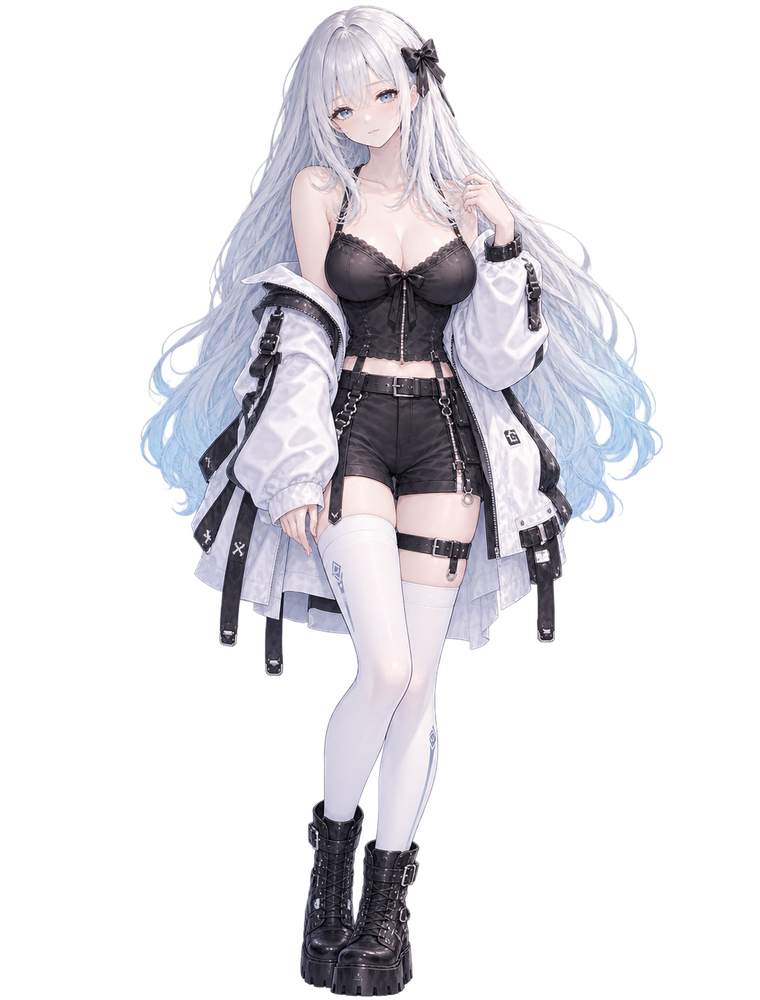
#> input picture assets/character/base/base.png, 760 x 1000 px
$ python gen-garment-slices.py
#> lines starting #> are read from the running program, lines starting #| are printed output that depends on the picture; after the words box and inside, x2 and y2 are one past the last pixel; in counts of white or black regions, pixels touching at a corner belong together
#!/usr/bin/env python3
# -*- coding: utf-8 -*-
"""
过渡期衣物切片生成器（v1.0 资产补全计划 · 方案 B）
=================================================
资产实况：11 张衣物切片是 3KB 全透明占位、外套切片是平铺「商品图」——没有一张是
「穿在素体姿势上的抠图」，纸娃娃式自由搭配因此无法呈现。

本脚本在素体（base.png，760x1000）轮廓上按身体分带绘制衣物切片：
- 轮廓随形（每行取素体 alpha 的左右极值 + 松量），衣物贴身不穿帮；
- 垂直明暗渐变 + 中轴高光 + 边缘羽化，避免纯色块的死板；
- 输出到 catalog 既有路径（src/wardrobe.js 的 file 字段零改动）。

生成的切片是「程序绘制的过渡资产」，像素级美术资产补齐后可整体替换。
"""
import os
import numpy as np
from PIL import Image, ImageFilter

ROOT = os.path.dirname(os.path.dirname(os.path.abspath(__file__)))
BASE_PATH = os.path.join(ROOT, 'assets', 'character', 'base', 'base.png')

base = Image.open(BASE_PATH).convert('RGBA')
#> base is the input picture: PIL image 760x1000 RGBA; mean R, G, B, A 54.8, 53.5, 57.5, 78.7
W, H = base.size
#> W = 760; H = 1000
arr = np.array(base)
mask = arr[:, :, 3] > 128
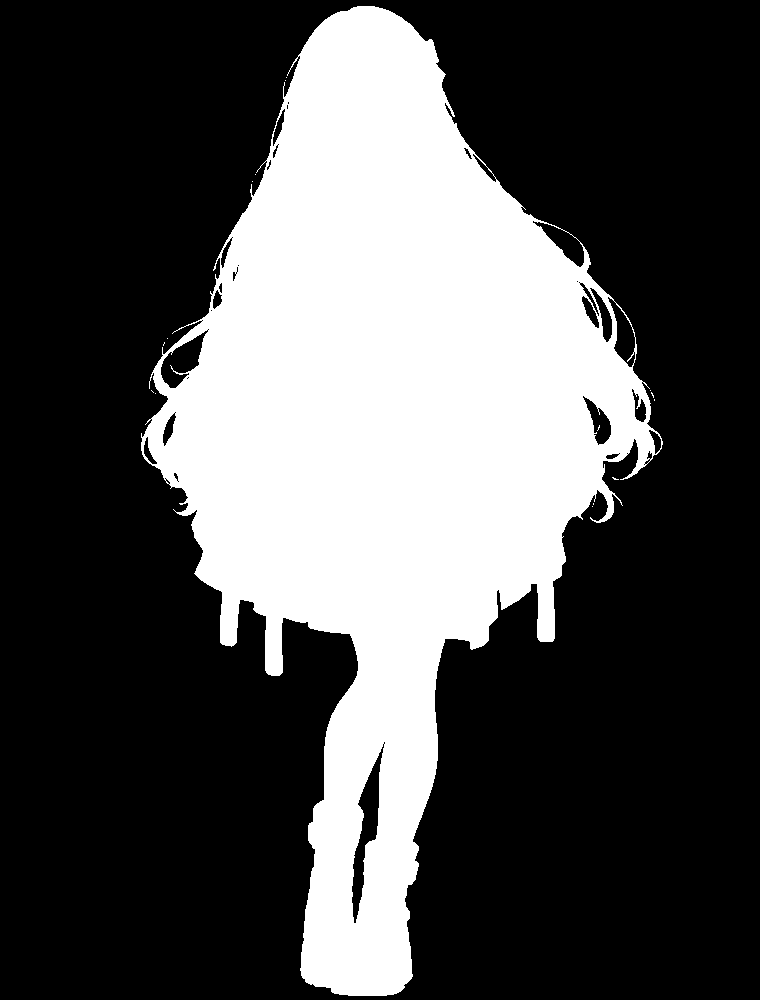
#> mask: shape (1000, 760) bool; 31.2% white; 16 white regions (15 under 20 px), largest, box (x1, y1, x2, y2) and area: (141, 6, 663, 996) 236998
ys, xs = np.where(mask)
FIG_Y0, FIG_Y1 = int(ys.min()), int(ys.max())
#> FIG_Y0 = 6; FIG_Y1 = 995
FIG_H = FIG_Y1 - FIG_Y0
#> FIG_H = 989

_row_cache = {}
def row_extent(y):
    if y in _row_cache:
        return _row_cache[y]
    row = np.where(mask[y])[0]
    e = (int(row.min()), int(row.max())) if len(row) else (None, None)
    _row_cache[y] = e
    return e

def garment_mask(band0, band1, margin, flare=0):
    """身体分带轮廓填充：band 为图高比例区间，margin 为松量（px），flare 为下摆放量。"""
#> called with band0 = 0.2, band1 = 0.43, margin = 3, flare = 0
    m = np.zeros((H, W), dtype=np.uint8)
    ya, yb = FIG_Y0 + int(FIG_H * band0), FIG_Y0 + int(FIG_H * band1)
#> ya = 203; yb = 431
    for y in range(ya, min(yb, FIG_Y1) + 1):
        e = row_extent(y)
        if e[0] is None:
            continue
        t = (y - ya) / max(1, (yb - ya))
        mg = int(margin + flare * t)
        xa, xb = max(0, e[0] - mg), min(W - 1, e[1] + mg)
        m[y, xa:xb + 1] = 255
#> this loop made 229 passes
#> (e, t, xa, xb) on passes 1 to 3: ((249, 519), 0, 246, 522), ((249, 520), 0.00439, 246, 523), ((248, 521), 0.00877, 245, 524)
#> m: shape (1000, 760); 12.8% white; 1 white region, box (x1, y1, x2, y2) and area: (142, 203, 660, 432) 97483
    return m

def shade(color, band0, band1):
    """垂直明暗（上亮下暗）+ 中轴微高光。"""
#> called with color = (30, 30, 38), band0 = 0.2, band1 = 0.43
    c = np.zeros((H, W, 3), dtype=np.float32)
    yv = np.linspace(0.0, 1.0, H, dtype=np.float32)[:, None]
#> yv = 1000 values from 0 to 1
    ramp = 1.0 - 0.16 * yv
    xh = np.linspace(-1.0, 1.0, W, dtype=np.float32)[None, :]
    hl = 1.0 + 0.05 * np.cos(xh * np.pi / 2.0)
    for i in range(3):
        c[:, :, i] = color[i] * ramp * hl
    return np.clip(c, 0, 255).astype(np.uint8)

def make(rel_path, band0, band1, margin, color, flare=0):
    out_dir = os.path.join(ROOT, 'assets', 'character', os.path.dirname(rel_path))
    os.makedirs(out_dir, exist_ok=True)
    m = garment_mask(band0, band1, margin, flare)
    mi = Image.fromarray(m).filter(ImageFilter.GaussianBlur(1.4))
    out = np.zeros((H, W, 4), dtype=np.uint8)
    out[:, :, :3] = shade(color, band0, band1)
    out[:, :, 3] = np.array(mi)
#> out: shape (1000, 760, 4); mean of channels 0, 1, 2, 3 28, 28, 35.6, 32.7
    path = os.path.join(out_dir, os.path.basename(rel_path))
    Image.fromarray(out, 'RGBA').save(path)
    print('generated', rel_path)

# ---------- 九件衣物（分带 / 松量 / 配色按母版风格取样） ----------
make('tops/lace_corset_01.png',      0.200, 0.430, 3,  (30, 30, 38))
make('tops/gray_tee_01.png',         0.180, 0.470, 8,  (146, 146, 152))
#> call 2 of make, with rel_path = 'tops/gray_tee_01.png', band0 = 0.18, band1 = 0.47, margin = 8, color = (146, 146, 152), flare = 0
#> the loop in garment_mask (call 2), `for y in range(ya, min(yb, FIG_Y1) + 1):` made 287 passes
#> (e, t, xa, xb) on passes 1 to 3: ((251, 499), 0, 243, 507), ((251, 500), 0.0035, 243, 508), ((251, 501), 0.00699, 243, 509)
#> after the loop in garment_mask (call 2), `for y in range(ya, min(yb, FIG_Y1) + 1):`: m: shape (1000, 760); 16.5% white; 1 white region, box (x1, y1, x2, y2) and area: (133, 184, 671, 471) 125511
#> in make (call 2), `out[:, :, 3] = np.array(mi)`:
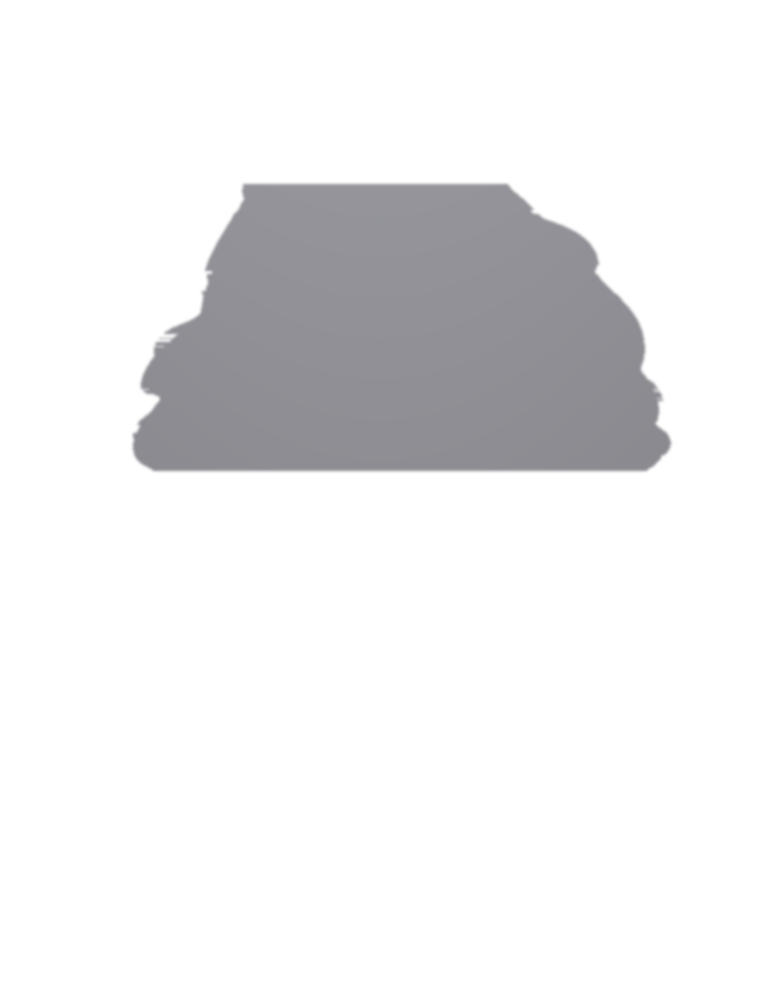
#> out: shape (1000, 760, 4); mean of channels 0, 1, 2, 3 138.1, 138.1, 143.8, 42.1; transparent parts drawn white
make('bottoms/black_shorts_01.png',  0.430, 0.585, 4,  (34, 34, 40))
#> after the loop in garment_mask (call 3), `for y in range(ya, min(yb, FIG_Y1) + 1):`: m: shape (1000, 760); 8.8% white; 1 white region, box (x1, y1, x2, y2) and area: (137, 431, 667, 585) 67031
#> in make (call 3), `out[:, :, 3] = np.array(mi)`: out: shape (1000, 760, 4); mean of channels 0, 1, 2, 3 31.8, 31.8, 37.5, 22.5
make('bottoms/sport_shorts_01.png',  0.430, 0.575, 4,  (82, 82, 90))
#> after the loop in garment_mask (call 4), `for y in range(ya, min(yb, FIG_Y1) + 1):`: m: shape (1000, 760); 8.3% white; 1 white region, box (x1, y1, x2, y2) and area: (137, 431, 667, 575) 63398
#> call 4 of shade, with color = (82, 82, 90), band0 = 0.43, band1 = 0.575
#> after the loop in shade (call 4), `for i in range(3):`:
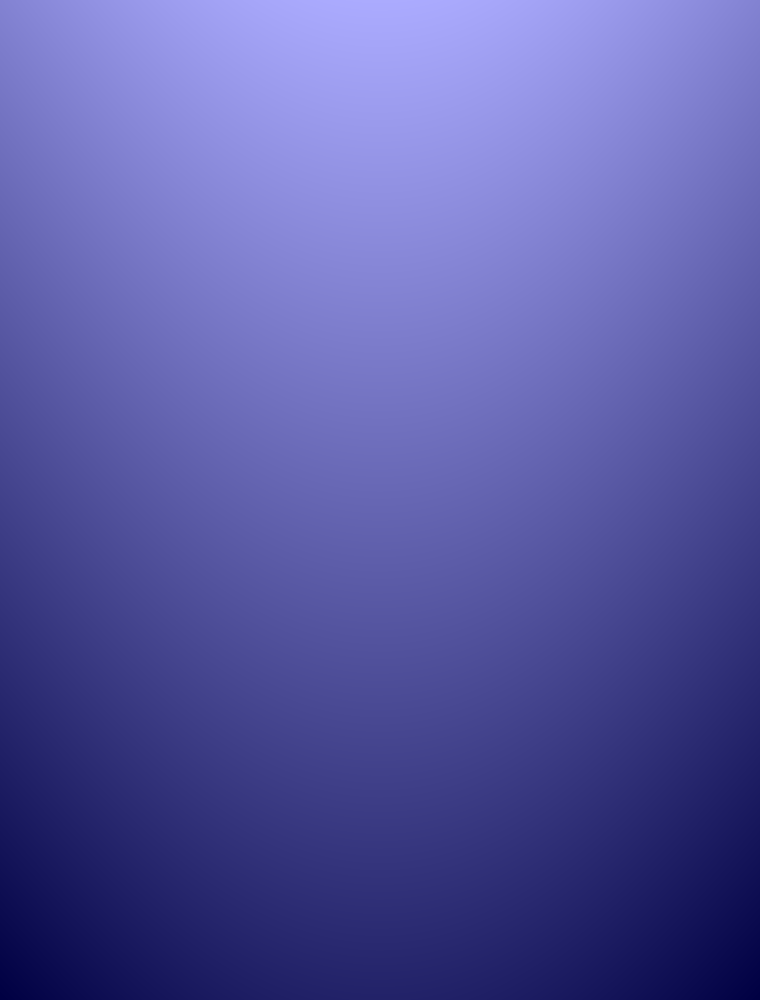
#> c: shape (1000, 760, 3) float32; mean of channels 0, 1, 2 77.8, 77.8, 85.4; drawn with min black and max white
#> in make (call 4), `out[:, :, 3] = np.array(mi)`: out: shape (1000, 760, 4); mean of channels 0, 1, 2, 3 77.3, 77.3, 84.9, 21.3
make('dresses/gothic_black_01.png',  0.200, 0.720, 5,  (26, 26, 34), flare=8)
#> after the loop in garment_mask (call 5), `for y in range(ya, min(yb, FIG_Y1) + 1):`: m: shape (1000, 760); 26.3% white; 1 white region, box (x1, y1, x2, y2) and area: (133, 203, 671, 719) 199684
make('socks/white_thighhigh_01.png', 0.550, 0.870, 2,  (240, 240, 246))
#> after the loop in garment_mask (call 6), `for y in range(ya, min(yb, FIG_Y1) + 1):`: m: shape (1000, 760); 7.9% white; 1 white region, box (x1, y1, x2, y2) and area: (192, 549, 568, 867) 59958
#> after the loop in shade (call 6), `for i in range(3):`:
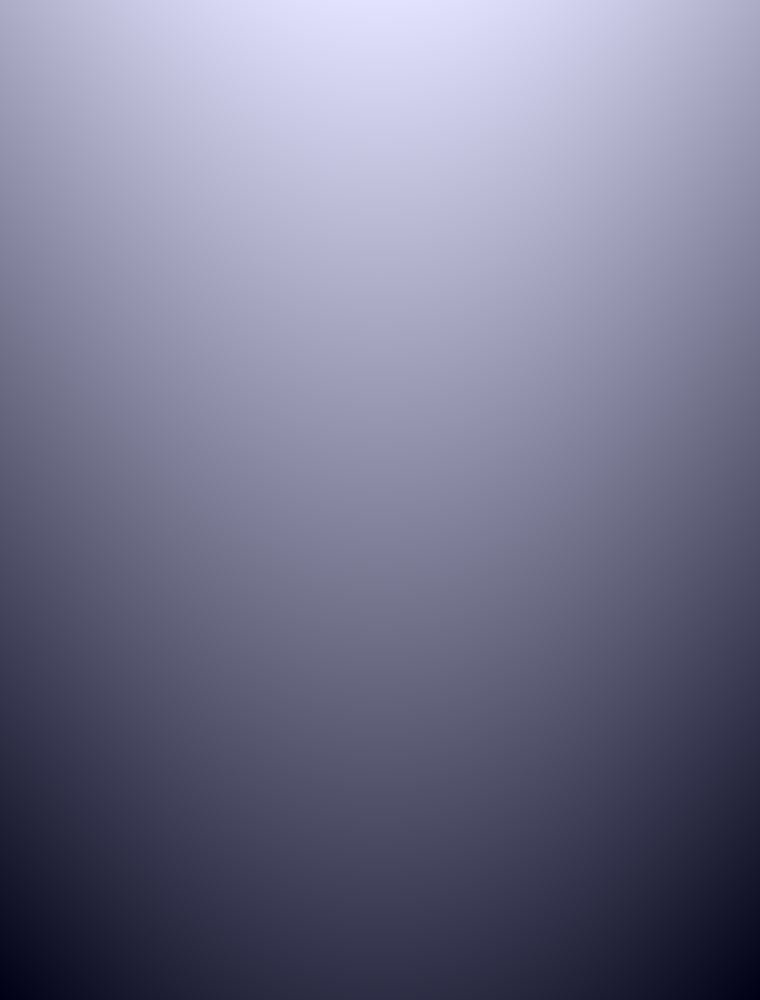
#> c: shape (1000, 760, 3) float32; mean of channels 0, 1, 2 227.6, 227.6, 233.8; drawn with min black and max white
#> in make (call 6), `out[:, :, 3] = np.array(mi)`: out: shape (1000, 760, 4); mean of channels 0, 1, 2, 3 227.3, 227.3, 233, 20.1
make('shoes/black_boots_01.png',     0.845, 1.000, 4,  (24, 24, 30))
#> after the loop in garment_mask (call 7), `for y in range(ya, min(yb, FIG_Y1) + 1):`: m: shape (1000, 760); 2.3% white; 1 white region, box (x1, y1, x2, y2) and area: (296, 841, 423, 996) 17107
#> in make (call 7), `out[:, :, 3] = np.array(mi)`: out: shape (1000, 760, 4); mean of channels 0, 1, 2, 3 22.3, 22.3, 28, 5.7
make('shoes/white_sneakers_01.png',  0.880, 1.000, 4,  (242, 242, 246))
#> after the loop in garment_mask (call 8), `for y in range(ya, min(yb, FIG_Y1) + 1):`: m: shape (1000, 760); 1.7% white; 1 white region, box (x1, y1, x2, y2) and area: (296, 876, 420, 996) 13170
#> in make (call 8), `out[:, :, 3] = np.array(mi)`: out: shape (1000, 760, 4); mean of channels 0, 1, 2, 3 229.2, 229.2, 233, 4.4
make('outerwear/white_tech_jacket_01.png', 0.150, 0.640, 14, (244, 244, 250))
#> after the loop in garment_mask (call 9), `for y in range(ya, min(yb, FIG_Y1) + 1):`: m: shape (1000, 760); 26.9% white; 1 white region, box (x1, y1, x2, y2) and area: (127, 154, 677, 639) 204752
#> in make (call 9), `out[:, :, 3] = np.array(mi)`:
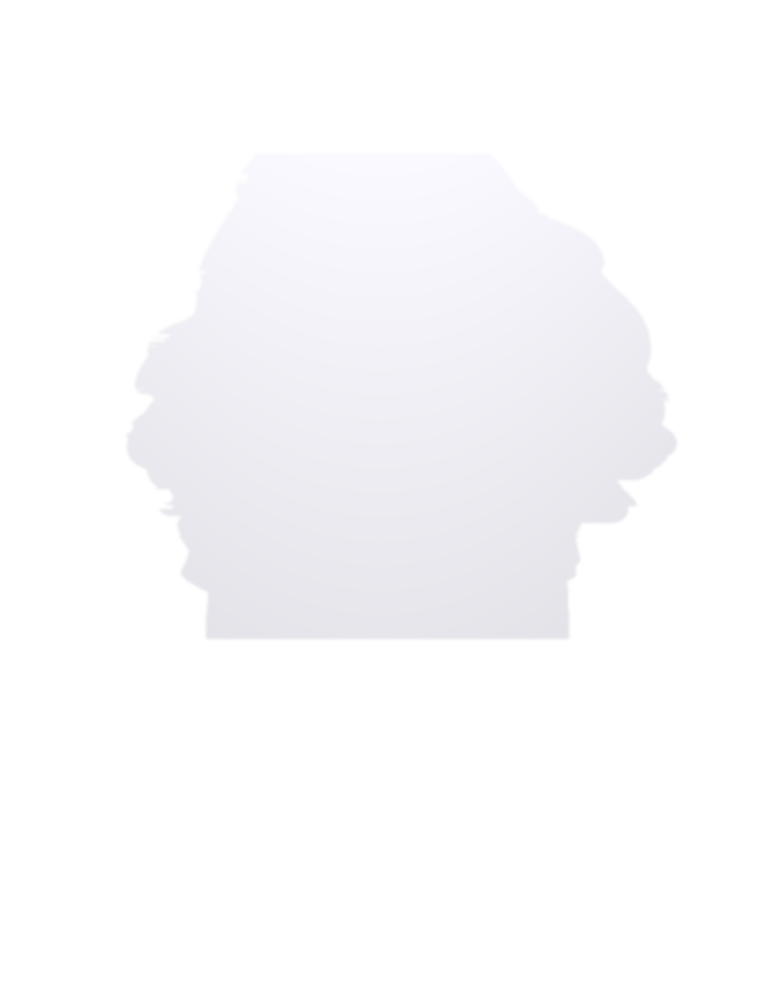
#> out: shape (1000, 760, 4); mean of channels 0, 1, 2, 3 231.1, 231.1, 236.6, 68.7; transparent parts drawn white

# ---------- 样张：素体 + 发 + 休闲三件套，供人工验图 ----------
#> (the run stopped early here; a loop or call above may not have finished)
